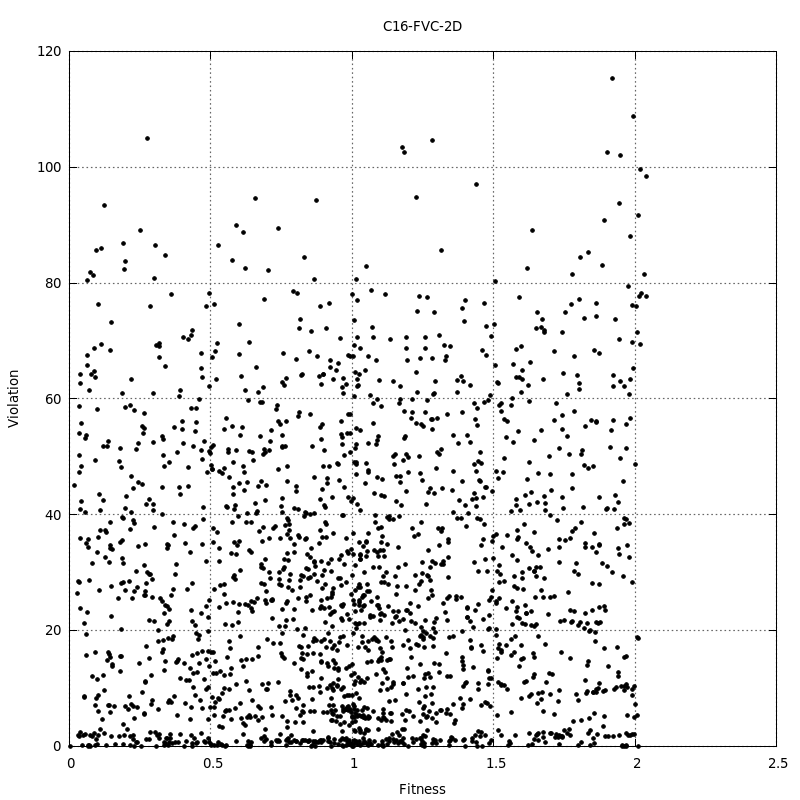

This figure's gnuplot source:
set terminal pngcairo size 800,800 enhanced font 'Verdana,10'
set output "2DFVC.png"
set title "C16-FVC-2D"
#
set xlabel "Fitness"
set ylabel "Violation"
set grid ytics lt 0 lw 2 lc rgb "#666666"
set grid xtics lt 0 lw 2 lc rgb "#666666"
#
plot "data/2DFVC.dat" using 1:2 title '' pt 7 ps 0.6 lt 0
